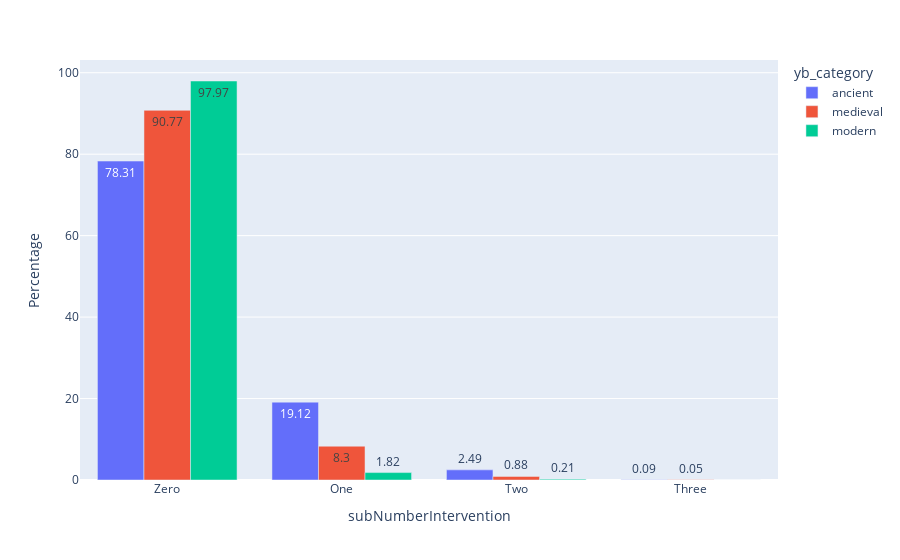

Notebook cell for this chart:
### Markdown cell above
### Percentage of bridges requiring substructure repair based on the ADT category

### Code cell
df_grouped['subNumberIntervention']=df_grouped['subNumberIntervention'].replace([0.0,1.0,2.0,3.0], ['Zero','One','Two', 'Three'])
df_grouped['Percentage'] = 100 * df_grouped['count'] / df_grouped.groupby('yb_category')['count'].transform('sum')
df_grouped['Percentage'] = [round(item, 2) for item in df_grouped['Percentage']]
fig=px.bar(df_grouped,x='subNumberIntervention',y='Percentage',color=  
    'yb_category', barmode='group',
     text=df_grouped['Percentage'])
fig.show()

### Figure 1 — Plotly figure (JSON) as saved in the notebook; plotly's stock layout.template omitted (floating-point values rounded to 4 significant figures)
{"data": [{"alignmentgroup": "True", "hovertemplate": "yb_category=ancient<br>subNumberIntervention=%{x}<br>Percentage=%{text}<extra></extra>", "legendgroup": "ancient", "marker": {"color": "#636efa", "pattern": {"shape": ""}}, "name": "ancient", "offsetgroup": "ancient", "orientation": "v", "showlegend": true, "text": [78.31, 19.12, 2.49, 0.09], "textposition": "auto", "type": "bar", "x": ["Zero", "One", "Two", "Three"], "xaxis": "x", "y": [78.31, 19.12, 2.49, 0.09], "yaxis": "y"}, {"alignmentgroup": "True", "hovertemplate": "yb_category=medieval<br>subNumberIntervention=%{x}<br>Percentage=%{text}<extra></extra>", "legendgroup": "medieval", "marker": {"color": "#EF553B", "pattern": {"shape": ""}}, "name": "medieval", "offsetgroup": "medieval", "orientation": "v", "showlegend": true, "text": [90.77, 8.3, 0.88, 0.05], "textposition": "auto", "type": "bar", "x": ["Zero", "One", "Two", "Three"], "xaxis": "x", "y": [90.77, 8.3, 0.88, 0.05], "yaxis": "y"}, {"alignmentgroup": "True", "hovertemplate": "yb_category=modern<br>subNumberIntervention=%{x}<br>Percentage=%{text}<extra></extra>", "legendgroup": "modern", "marker": {"color": "#00cc96", "pattern": {"shape": ""}}, "name": "modern", "offsetgroup": "modern", "orientation": "v", "showlegend": true, "text": [97.97, 1.82, 0.21, 0], "textposition": "auto", "type": "bar", "x": ["Zero", "One", "Two", "Three"], "xaxis": "x", "y": [97.97, 1.82, 0.21, 0], "yaxis": "y"}], "layout": {"barmode": "group", "legend": {"title": {"text": "yb_category"}, "tracegroupgap": 0}, "margin": {"t": 60}, "xaxis": {"anchor": "y", "domain": [0, 1], "title": {"text": "subNumberIntervention"}}, "yaxis": {"anchor": "x", "domain": [0, 1], "title": {"text": "Percentage"}}}}
